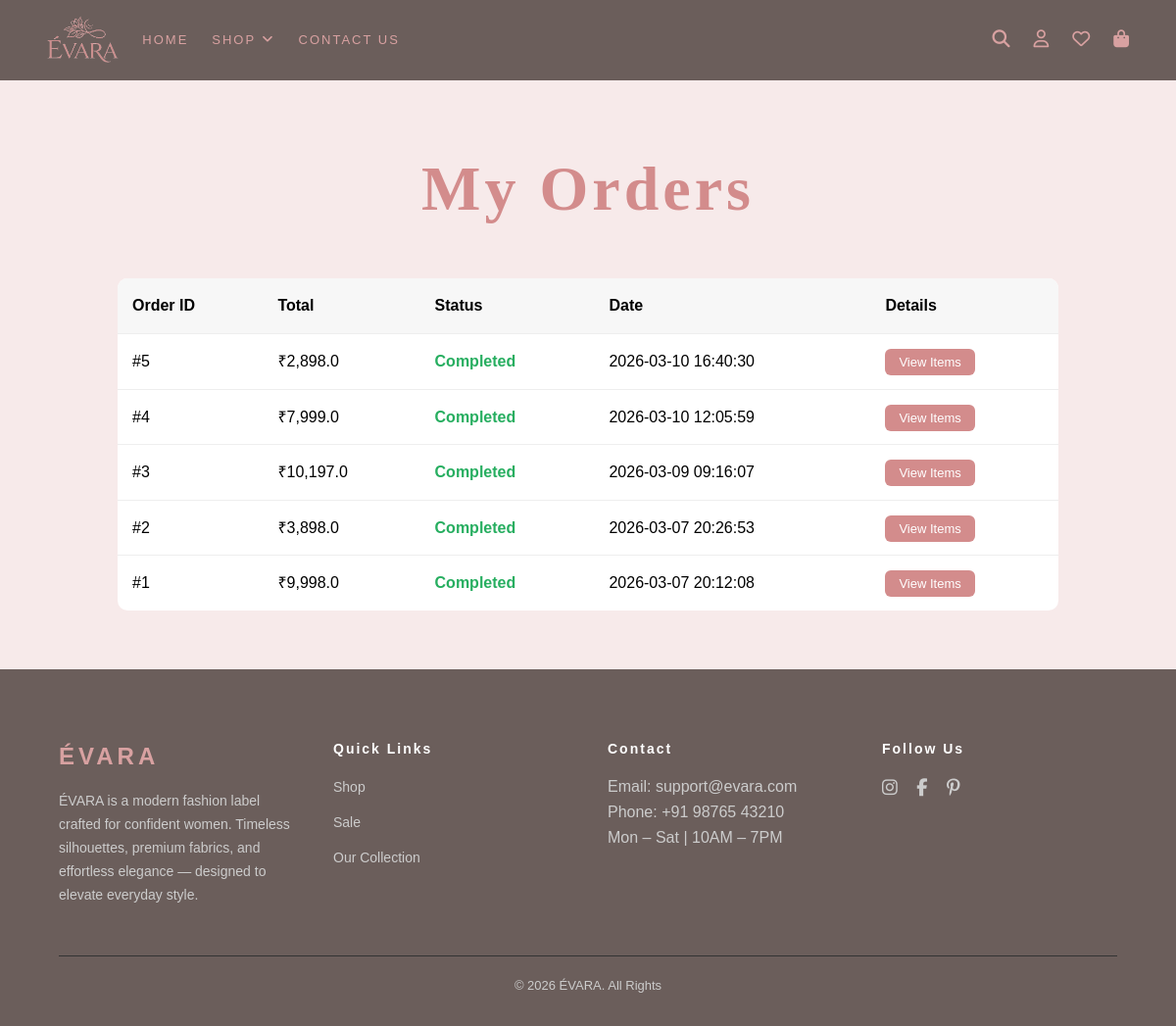
Page /orders (signed in) on the committed database.
### tables this page shows
CREATE TABLE orders (    id INTEGER PRIMARY KEY AUTOINCREMENT,    user_id INTEGER NOT NULL,    address_id INTEGER NOT NULL,    total_amount REAL NOT NULL,    created_at TIMESTAMP DEFAULT CURRENT_TIMESTAMP, status TEXT DEFAULT 'Completed',    FOREIGN KEY(user_id) REFERENCES "user"(id),    FOREIGN KEY(address_id) REFERENCES addresses(id));

### app.py (the view)
@app.route("/orders")
def orders():
    if "user_id" not in session:
        return redirect("/login")
    with get_db_connection() as conn:
        orders = conn.execute("SELECT * FROM orders WHERE user_id=? ORDER BY id DESC",(session["user_id"],)).fetchall()
    return render_template("orders.html", orders=orders)

### app.py (called while the page is built)
def get_db_connection():
    conn = sqlite3.connect("app.db")
    conn.row_factory = sqlite3.Row
    return conn

### helpers.py (called while the page is built)
def rs(value):
    return f"₹{value:,}"

### templates/orders.html (shortened to what this page needs)
{% extends "layout.html" %}
{% block content %}
<div class="orders-container">
<h1 class="orders-title">My Orders</h1>
{% if orders %}
<table class="orders-table">
<thead>
    <tr>
        <th>Order ID</th>
        <th>Total</th>
        <th>Status</th>
        <th>Date</th>
        <th>Details</th>
    </tr>
</thead>
<tbody>
{% for order in orders %}
    <tr>
        <td data-label="Order ID">#{{ order['id'] }}</td>
        <td data-label="Total">{{ rs(order['total_amount']) }}</td>
        <td data-label="Status" class="status">{{ order['status'] }}</td>
        <td data-label="Date">{{ order['created_at'] }}</td>
        <td data-label="Details">
            <a href="{{ url_for('order_detail', order_id=order['id']) }}" class="view-order-btn">
                View Items
            </a>
        </td>
    </tr>
{% endfor %}
</tbody>
</table>
{% else %}
<div class="no-orders">
    <p>You have not placed any orders yet.</p>
    <a href="{{ url_for('shop') }}">Start Shopping</a>
</div>
{% endif %}
</div>
{% endblock %}

### static/style.css (style rules this page uses)
* { margin: 0; padding: 0; box-sizing: border-box; }
body { background-color: #f7eaea; font-family: Arial, sans-serif; line-height: 1.6; width: 100%; overflow-x: hidden; }
h1 { font-size: clamp(2rem, 6vw, 4rem); color: #d8a1a1; font-family: "AmstelvarAlpha", serif; letter-spacing: 0.25rem; transition: transform 0.1s ease-out; text-align: center; margin-bottom: 2rem; }
.orders-container { max-width:1000px; margin:auto; padding:60px 20px; }
.orders-title { text-align:center; margin-bottom:40px; color:#d38c8c; }
.orders-table { width:100%; border-collapse:collapse; background:white; border-radius:10px; overflow:hidden; }
.orders-table th { background:#f7f7f7; padding:15px; text-align:left; }
.orders-table td { padding:15px; border-top:1px solid #eee; }
.status { color:#27ae60; font-weight:600; }
.view-order-btn { background:#d38c8c; color:white; padding:6px 14px; border-radius:6px; text-decoration:none; font-size:13px; transition:0.3s; }

### rows in the picture
orders: id "5", total_amount "₹2,898.0", status "Completed", created_at "2026-03-10 16:40:30"
orders: id "4", total_amount "₹7,999.0", status "Completed", created_at "2026-03-10 12:05:59"
orders: id "3", total_amount "₹10,197.0", status "Completed", created_at "2026-03-09 09:16:07"
orders: id "2", total_amount "₹3,898.0", status "Completed", created_at "2026-03-07 20:26:53"
orders: id "1", total_amount "₹9,998.0", status "Completed", created_at "2026-03-07 20:12:08"
